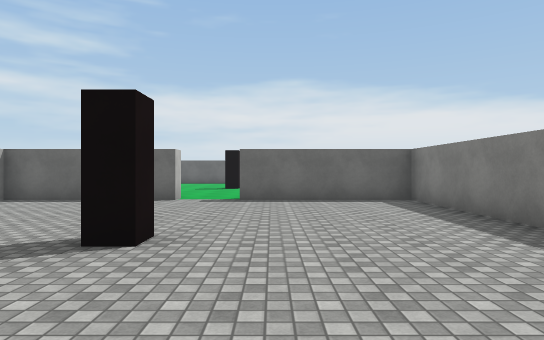
view 1 (above)

16 first-person views from a walk through a Unity game level. The camera is 1.4 m above the floor, looks level and sees 75° across. Doors are open. The floor is counted in squares, 2 m on a side. Each view is taken from the middle of a square. On the plan, view 1 faces up. The plan holds only what a view shows up to about 11 squares ahead; the rest is blank. The place goes on beyond the plan. The player character is not drawn. Surface patterns are stand-ins for the level's own textures.

view 2
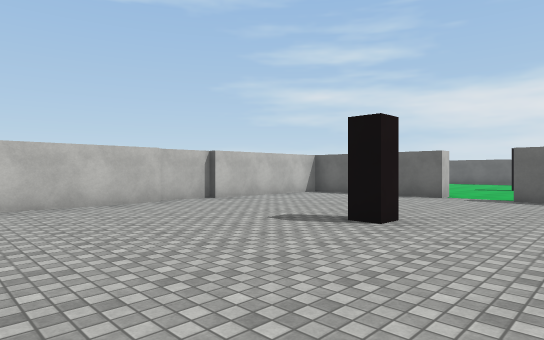

view 3
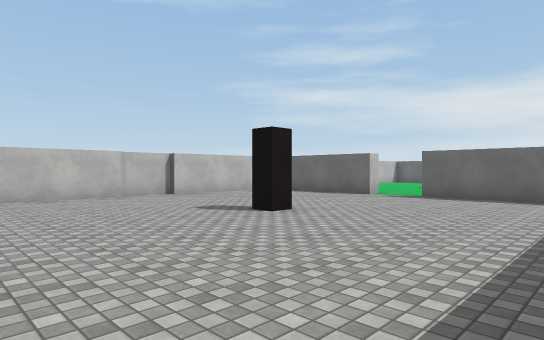

view 4
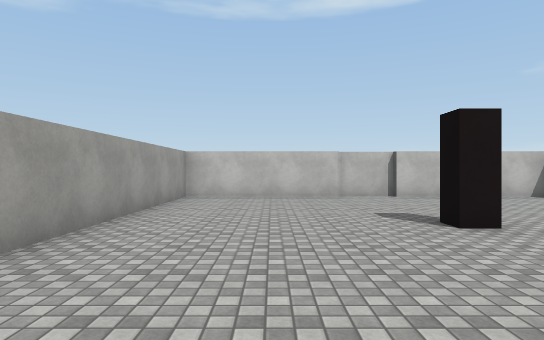

view 5
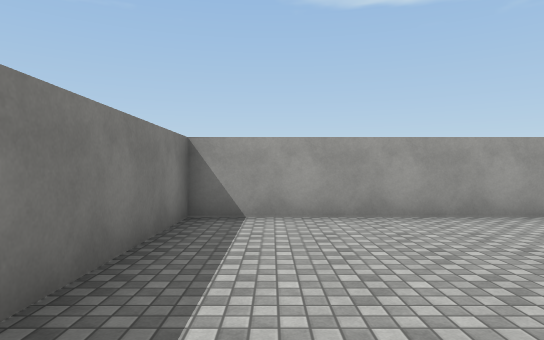

view 6
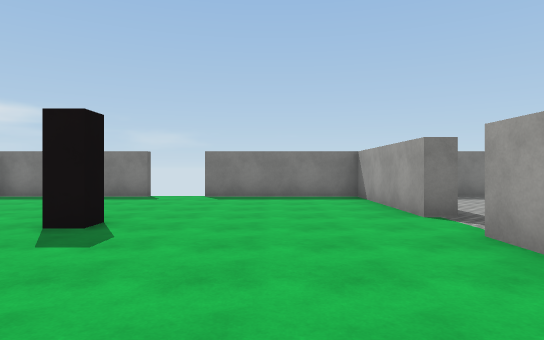

view 7
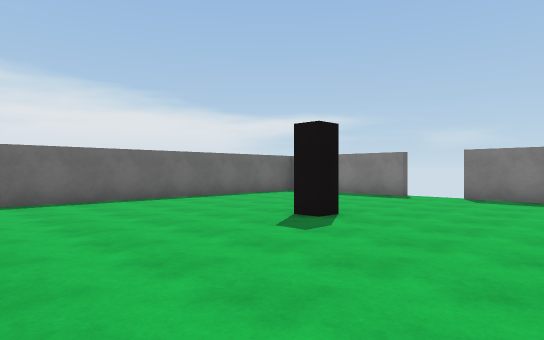

view 8
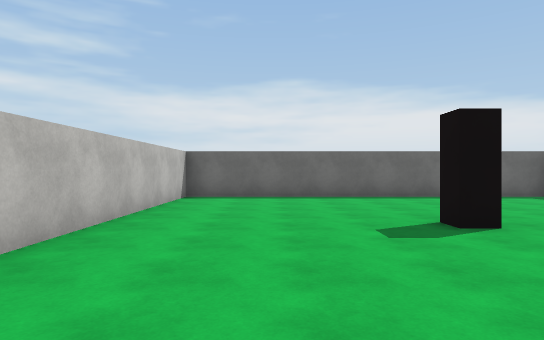

view 9
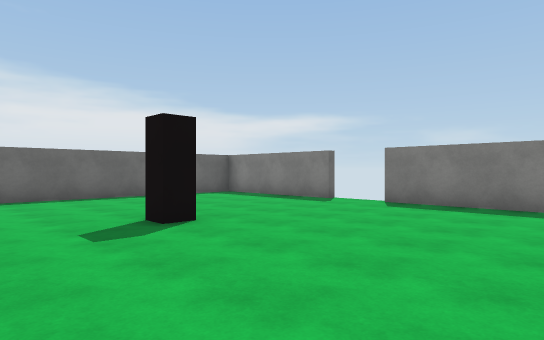

view 10
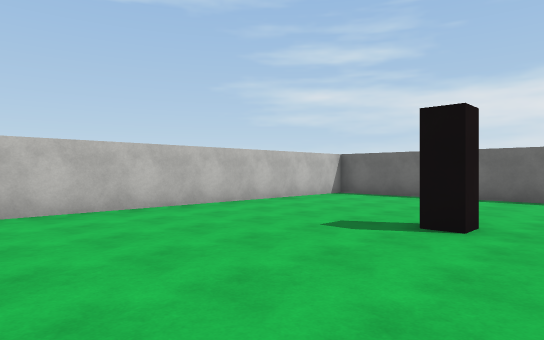

view 11
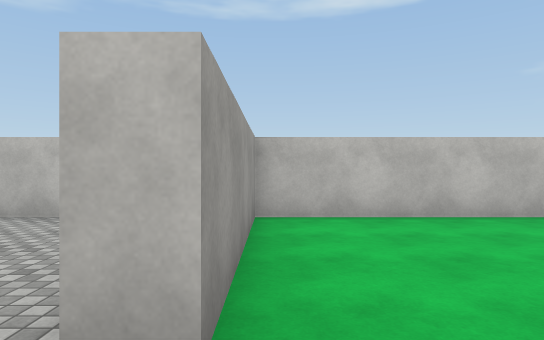

view 12
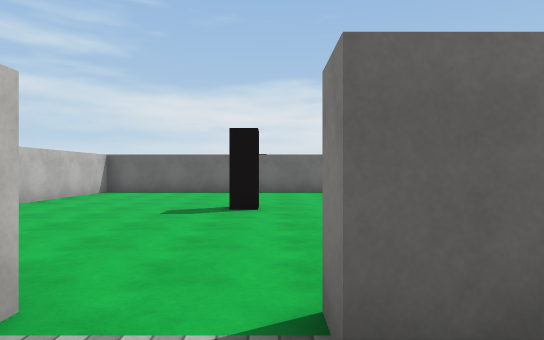

view 13
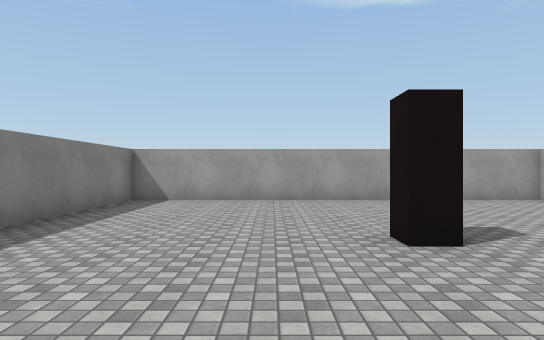

view 14
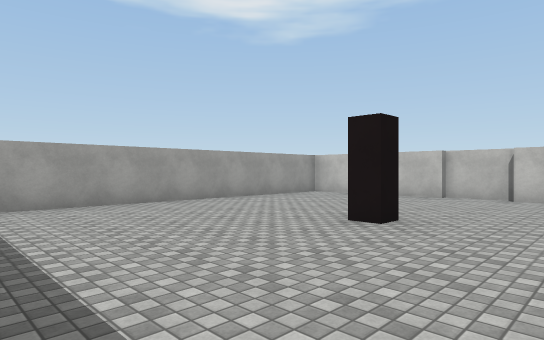

view 15
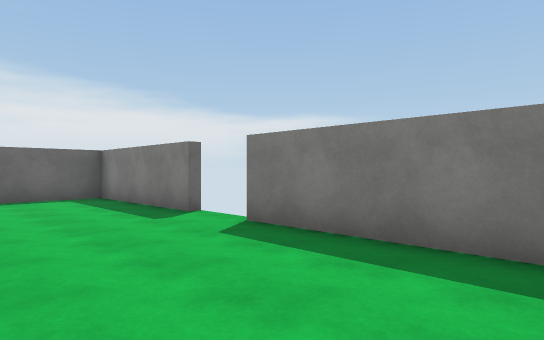

view 16
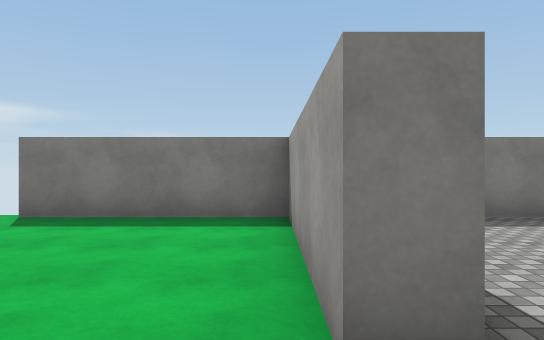

### Floor plan
Points are (right, up) in squares from view 1. A wall is a line through its corners. A room is listed if a view was taken in it or the views show most of it. See-through windows are left out.
Room 1 (views 1, 2, 3, 4, 5, 12, 13, 14)
walls: (-6.2, 2.9) (-6.2, -1.2) (3.3, -1.2) (3.3, 8.3) (-0.7, 8.3); (-6.5, 4.4) (-6.5, 2.8); (-2.2, 8.7) (-2.2, 8.3) (-6.2, 8.3) (-6.2, 4.2)
ways out: opening at (-1.5, 8) to room 2
objects: black block (-1, 3)
Room 2 (views 6, 7, 8, 9, 10, 11, 15, 16)
walls: (3.3, 14.1) (3.3, 18.2) (-6.2, 18.2) (-6.2, 8.7) (-2.2, 8.7); (-0.7, 8.3) (-0.7, 8.7) (3.3, 8.7) (3.3, 12.7)
ways out: opening at (-1.5, 8) to room 1; open door at (3, 13.5)
objects: black block (-1, 13)

Positions as (right, up) in squares from view 1, and headings:
1: (0, 0), facing up
2: (1, -1), facing up-left
3: (3, -1), facing up-left
4: (3, 1), facing left
5: (2, 4), facing down
6: (-6, 11), facing right
7: (-6, 10), facing up-right
8: (-4, 9), facing up
9: (-4, 9), facing up-right
10: (0, 9), facing up-left
11: (-1, 9), facing left
12: (-1, 7), facing up
13: (0, 7), facing down
14: (3, 6), facing down-left
15: (0, 9), facing up-right
16: (-2, 9), facing right
